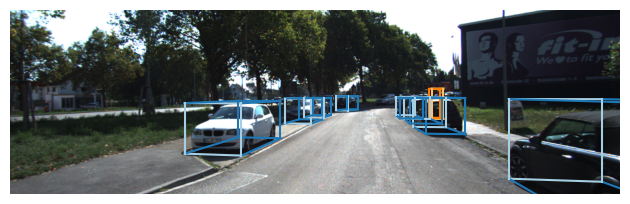
#> input picture 03-visualization/simple_kitti_visualization-master(use)/examples/kitti_3dbox_to_img.png, 630 x 204 px
$ jupyter execute running.ipynb   (shell and % lines are left out)
#> lines starting #> are read from the running program, lines starting #| are printed output that depends on the picture
修改路径

[cell 1]
import matplotlib.pyplot as plt
import numpy as np
from skimage import io
file_id = '000010'
box_to_img = np.array(io.imread(f'examples/kitti_3dbox_to_img.png'), dtype=np.int32)
plt.axis('off')
plt.imshow(box_to_img)

[cell 2]
import matplotlib.pyplot as plt
import numpy as np
from skimage import io
file_id = '000010'
box_to_img = np.array(io.imread(f'examples/kitti_bbox_to_img.png'), dtype=np.int32)
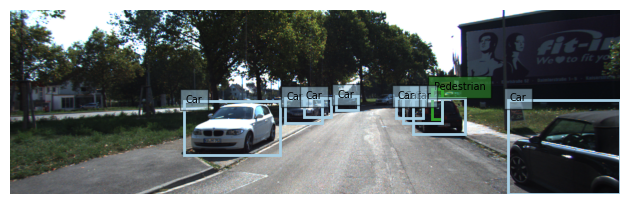
#> input picture 03-visualization/simple_kitti_visualization-master(use)/examples/kitti_bbox_to_img.png, 630 x 204 px
plt.axis('off')
plt.imshow(box_to_img)

[cell 3]
import matplotlib.pyplot as plt
import numpy as np
from skimage import io
file_id = '000010'
box_to_img = np.array(io.imread(f'examples/kitti_cloud_to_img.png'), dtype=np.int32)
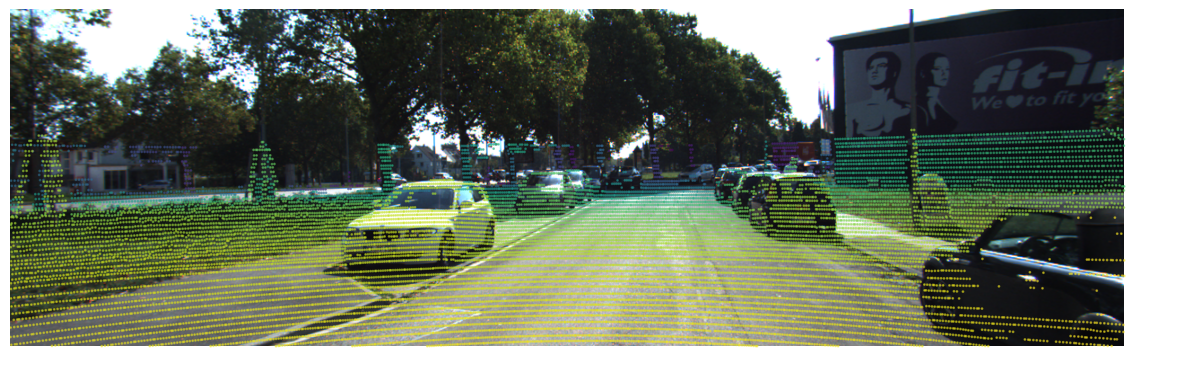
#> input picture 03-visualization/simple_kitti_visualization-master(use)/examples/kitti_cloud_to_img.png, 1189 x 373 px
#> box_to_img: shape (373, 1189, 4) int32
plt.axis('off')
plt.imshow(box_to_img)
